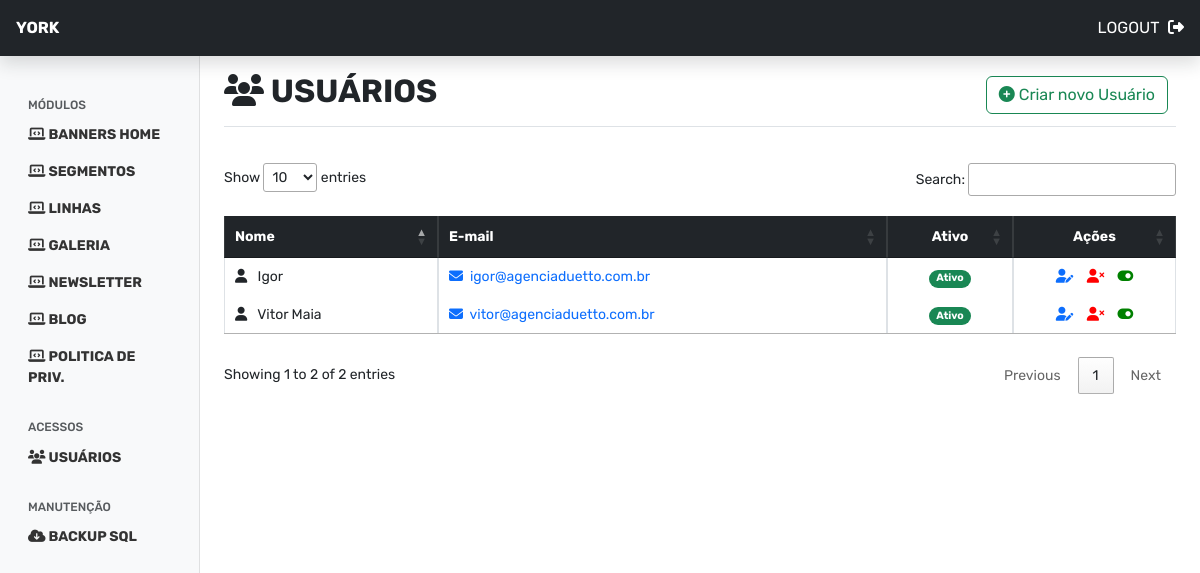
Before: /index.php/usuarios with the older database file.
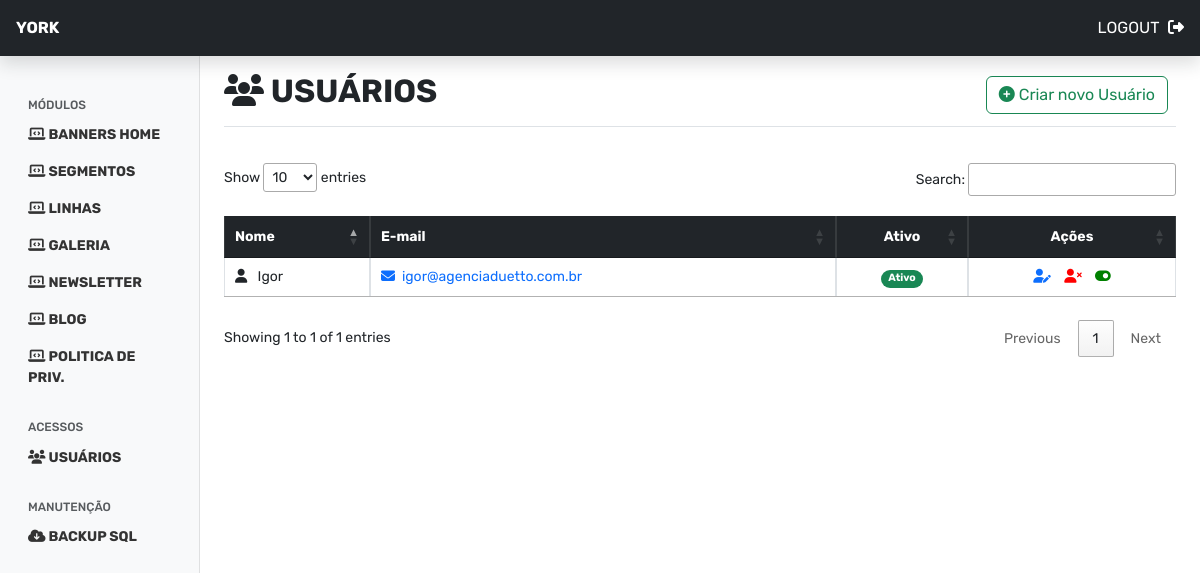
After: the same page with the newer database file.
### tables this page shows
CREATE TABLE `app_login` (
  `id` int(11) NOT NULL,
  `nome_usuario` varchar(30) DEFAULT NULL,
  `email` varchar(100) DEFAULT NULL,
  `senha` varchar(120) DEFAULT NULL,
  `ativo` tinyint(1) DEFAULT NULL
);

### application/controllers/Usuarios.php (called while the page is built, shortened)
<?php
class Usuarios extends CI_Controller
{
    public function __construct()
    {
        $this->load->model('usuarios_model');
        $this->load->helper('security');
        $this->load->library('form_validation');
    }
    public function index()
    {
        $data['titulo_site'] = 'Gerenciador de Conteúdo';
        $data['titulo_pagina'] = 'Usuários';
        $data['app_usuarios'] = $this->usuarios_model->getUsuarios();
        $this->load->view('dashboard/header', $data);
        $this->load->view('dashboard/usuarios/list');
        $this->load->view('dashboard/footer');
    }
}

### index.php (called while the page is built, shortened)
<?php
require_once BASEPATH.'core/CodeIgniter.php';

### application/models/Usuarios_model.php (called while the page is built, shortened)
<?php
class Usuarios_model extends CI_Model
{
    public function getUsuarios()
    {
        return $this->db->get('app_login')->result();
    }
}

### application/views/dashboard/usuarios/list.php (the view, shortened to what this page needs)
<main class="col-md-9 ms-sm-auto col-lg-10 px-md-4">
    <div class="d-flex justify-content-between flex-wrap flex-md-nowrap align-items-center pt-3 pb-2 mb-3 border-bottom">
        <h1 class="h2"><i class="fas fa-users"></i> <?php echo $titulo_pagina ?></h1>
        <div class="btn-toolbar mb-2 mb-md-0">
            <div class="btn-group me-2">
                <?php echo anchor('usuarios/addusuarios', '<i class="fas fa-plus-circle"></i> <span>Criar novo Usuário</span>', array('class' => 'btn btn-outline-success')) ?>
            </div>
        </div>
    </div>
    <div class="row">
        <div class="col-12 col-sm-12">
            <table id="mainTable" class="table table-bordered">
                <thead class="table-dark">
                    <tr>
                        <th>Nome</th>
                        <th>E-mail</th>
                        <th class="text-center">Ativo</th>
                        <th class="text-center">Ações</th>
                    </tr>
                </thead>
                <tbody>
                    <?php foreach ($app_usuarios as $row) { ?>
                        <tr>
                            <td scope="row"><i class="fas fa-user"></i> &nbsp; <?= $row->nome_usuario ?></td>
                            <td><a class="sendMail" href="mailto:<?= $row->email ?>"><i class="fas fa-envelope"></i>&nbsp; <?= $row->email ?></a></td>
                            <td class="text-center"><?= ($row->ativo == 1 ? '<span class="badge rounded-pill bg-success"> Ativo</span>' : '<span class="badge rounded-pill bg-danger">Inativo</span>') ?></td>
                            <td class="text-center">
                                <?= anchor('usuarios/editarusuarios/' . $row->id, '<i class="fas fa-user-edit"></i>', array('title' => 'Editar')) ?>
                                <?= anchor('usuarios/deletarusuarios/' . $row->id, '<i class="fas fa-user-times"></i>', array('title' => 'Excluir')) ?>
                                <?php if ($row->ativo == 1) { ?>
                                    <?= anchor('usuarios/usuarioinativo/' . $row->id, '<i class="fas fa-toggle-on"></i>', array('title' => 'Desativar')) ?>
                                <?php } else { ?>
                                    <?= anchor('usuarios/usuarioativo/' . $row->id, '<i class="fas fa-toggle-off"></i>', array('title' => 'Ativar')) ?>
                                <?php } ?>
                            </td>
                        </tr>
                    <?php } ?>
                </tbody>
            </table>
        </div>
    </div>
</main>

Changed rows visible on the page:
removed app_login: nome_usuario "Vitor Maia", email "vitor@agenciaduetto.com.br", ativo "Ativo"
Other visible differences:
text written by a page script: "Show entries Search: Showing 1 to 2 of 2 entries Previous 1 Next" → "Show entries Search: Showing 1 to 1 of 1 entries Previous 1 Next"
